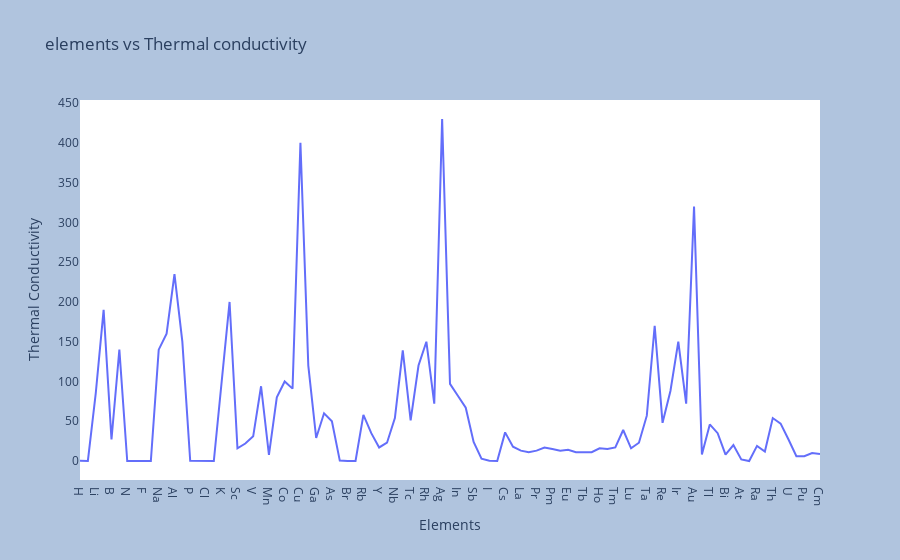

The notebook cell saved with this chart:
### Code cell
# Plotting thermal conductivity v/s Elements
fig3 =px.line(df,x='Elements',y='Thermal Conductivity',title='elements vs Thermal conductivity')
fig3.update_layout(paper_bgcolor='LightSteelBlue',plot_bgcolor='white')

### Figure 1 — Plotly figure (JSON) as saved in the notebook; plotly's stock layout.template omitted (floating-point values rounded to 4 significant figures)
{"data": [{"hovertemplate": "Elements=%{x}<br>Thermal Conductivity=%{y}<extra></extra>", "legendgroup": "", "line": {"color": "#636efa", "dash": "solid"}, "marker": {"symbol": "circle"}, "mode": "lines", "name": "", "orientation": "v", "showlegend": false, "type": "scatter", "x": ["H", "He", "Li", "Be", "B", "C", "N", "O", "F", "Ne", "Na", "Mg", "Al", "Si", "P", "S", "Cl", "Ar", "K", "Ca", "Sc", "Ti", "V", "Cr", "Mn", "Fe", "Co", "Ni", "Cu", "Zn", "Ga", "Ge", "As", "Se", "Br", "Kr", "Rb", "Sr", "Y", "Zr", "Nb", "Mo", "Tc", "Ru", "Rh", "Pd", "Ag", "Cd", "In", "Sn", "Sb", "Te", "I", "Xe", "Cs", "Ba", "La", "Ce", "Pr", "Nd", "Pm", "Sm", "Eu", "Gd", "Tb", "Dy", "Ho", "Er", "Tm", "Yb", "Lu", "Hf", "Ta", "W", "Re", "Os", "Ir", "Pt", "Au", "Hg", "Tl", "Pb", "Bi", "Po", "At", "Rn", "Ra", "Ac", "Th", "Pa", "U", "Np", "Pu", "Am", "Cm"], "xaxis": "x", "y": [0.1805, 0.1513, 85, 190, 27, 140, 0.02583, 0.02658, 0.0277, 0.0491, 140, 160, 235, 150, 0.236, 0.205, 0.0089, 0.01772, 100, 200, 16, 22, 31, 94, 7.8, 80, 100, 91, 400, 120, 29, 60, 50, 0.52, 0.12, 0.00943, 58, 35, 17, 23, 54, 139, 51, 120, 150, 72, 430, 97, 82, 67, 24, 3, 0.449, 0.00565, 36, 18, 13, 11, 13, 17, 15, 13, 14, 11, 11, 11, 16, 15, 17, 39, 16, 23, 57, 170, 48, 88, 150, 72, 320, 8.3, 46, 35, 8, 20, 2, 0.00361, 19, 12, 54, 47, 27, 6, 6, 10, 8.8], "yaxis": "y"}], "layout": {"legend": {"tracegroupgap": 0}, "paper_bgcolor": "LightSteelBlue", "plot_bgcolor": "white", "title": {"text": "elements vs Thermal conductivity"}, "xaxis": {"anchor": "y", "domain": [0, 1], "title": {"text": "Elements"}}, "yaxis": {"anchor": "x", "domain": [0, 1], "title": {"text": "Thermal Conductivity"}}}}
